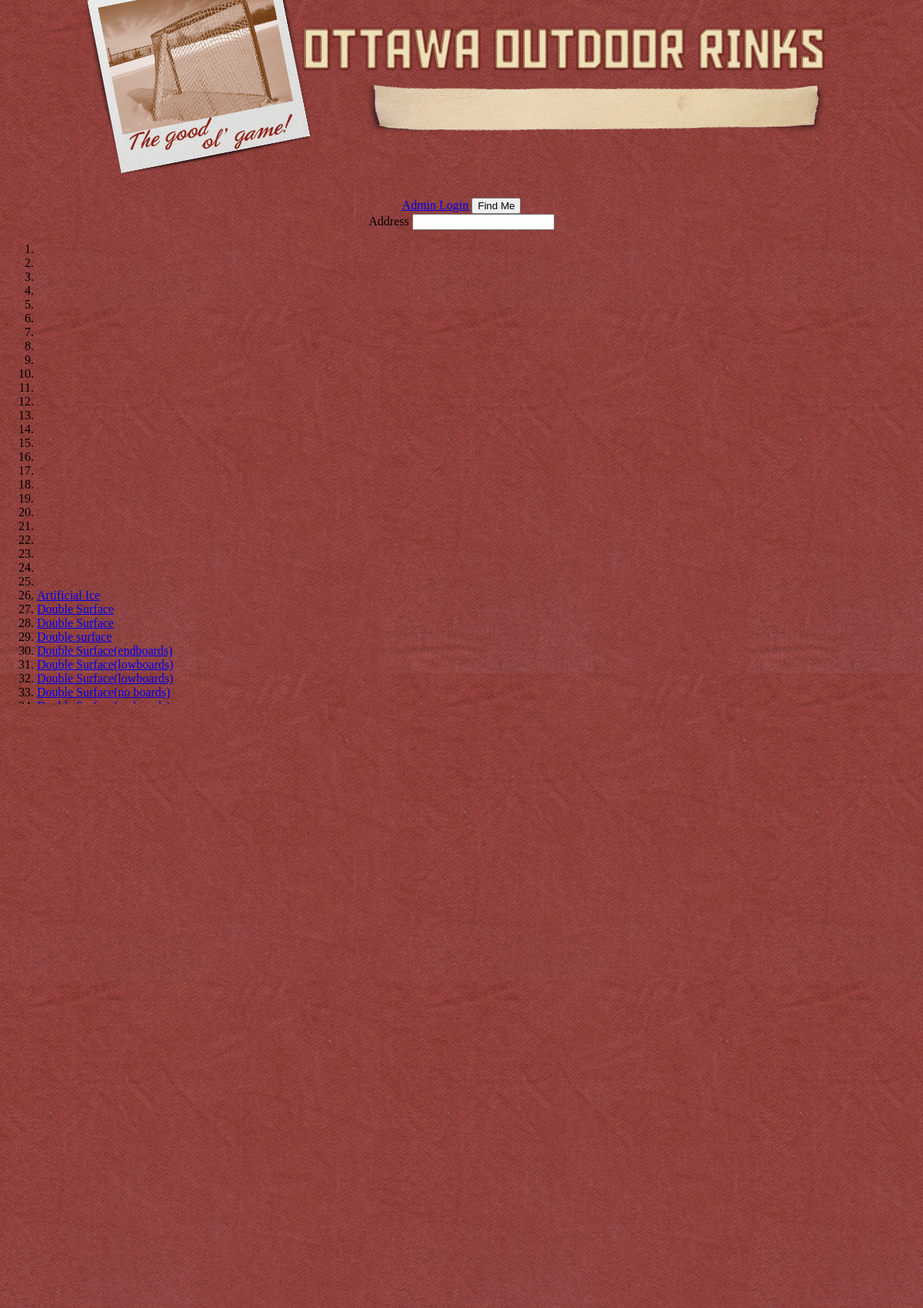
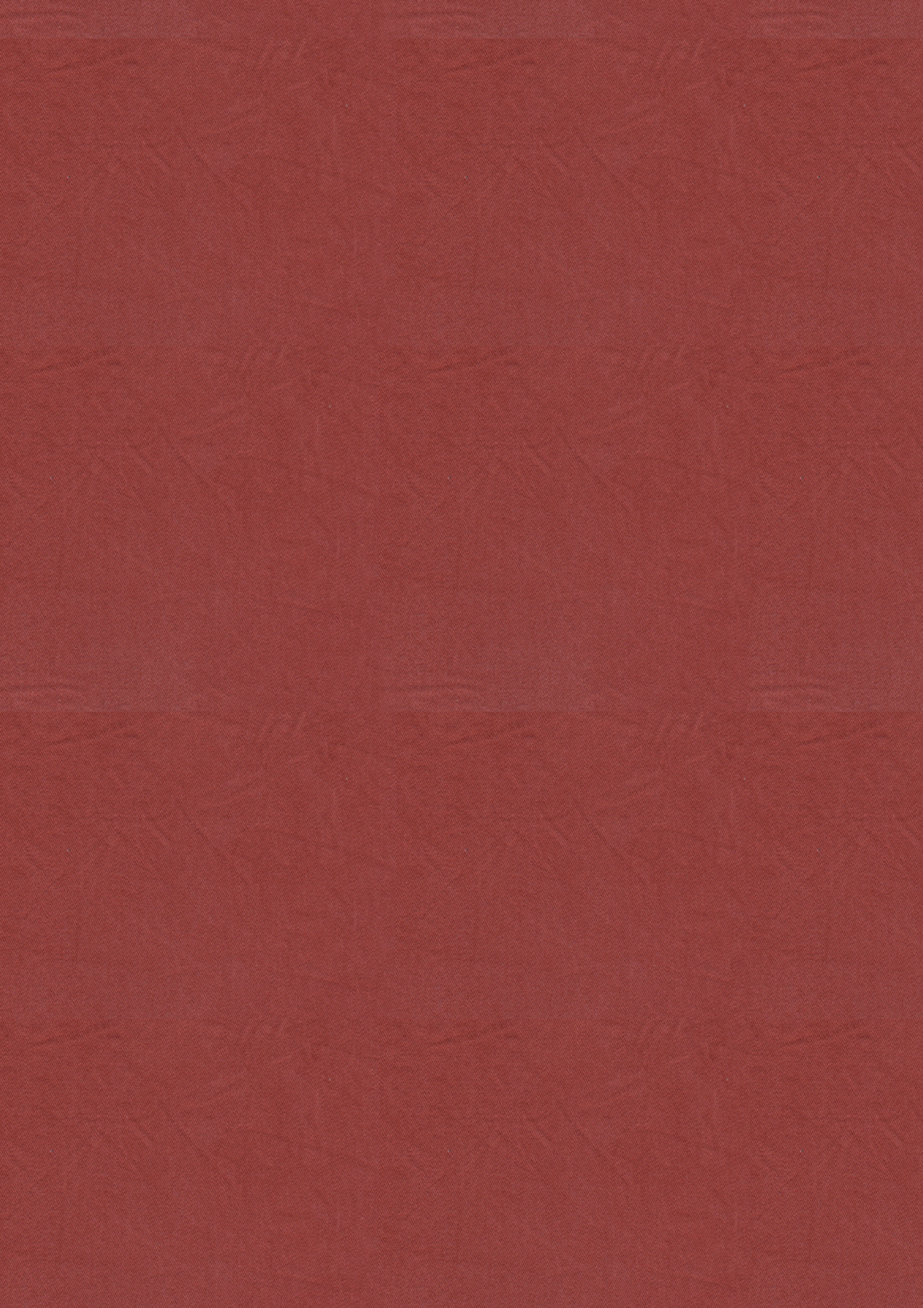
The page / (upper part) on the database its author committed (2 pictures, top to bottom).
### tables this page shows
CREATE TABLE IF NOT EXISTS `rinks` (
  `id` int(11) NOT NULL AUTO_INCREMENT,
  `rink_name` varchar(255) NOT NULL,
  `street_address` text NOT NULL,
  `longitude` double NOT NULL,
  `latitude` double NOT NULL,
  `rate_count` int(5) NOT NULL,
  `rate_total` int(5) NOT NULL,
  PRIMARY KEY (`id`)
);

### index.php (the view, shortened to what this page needs)
<?php
include 'includes/theme-top.php';
?>
<h1><img src="images/header.png" /></h1>
<a href="admin/sign-in.php">Admin Login</a>
<button id="geo">Find Me</button>
<form id="geo-form">
	<label for="adr">Address</label>
	<input id="adr">
</form>
<?php
require_once 'includes/db.php';
$results = $db->query('
	SELECT id, rink_name, longitude, latitude
	FROM rinks
	ORDER BY rink_name ASC
');
include 'includes/theme-top.php';
?>
	<ol class="rinks">
	<?php foreach ($results as $rink) : ?>
    	<li itemscope itemtype="http://schema.org/TouristAttraction" data-id="<?php echo $rink['id']; ?>">
		<a href="single.php?id=<?php echo $rink['id']; ?>" itemprop="name"><?php echo $rink['rink_name']; ?></a>
		</li>
	<?php endforeach; ?>
	</ol>
    <div id="map"></div>
<?php
include 'includes/theme-bottom.php';
?>

### includes/theme-top.php (shortened to what this page needs)
<!DOCTYPE HTML>
<html lang=en-ca>
<head>
    <?php if($_SERVER['HTTP_HOST'] == 'localhost') : ?>
	<link href="css/general.css" rel="stylesheet">
    <?php else : ?>
    <link href="css/general.css" rel="stylesheet">
    <?php endif; ?>
</head>
<body>

### includes/theme-bottom.php (shortened to what this page needs)
</body>
</html>

### css/general.css (style rules this page uses)
html { background-image: url(../images/background.jpg); }
body { text-align: center; }
#map { margin-top: 250px; bottom: 75px; position: absolute; right: 0; top: 0; width: 75%; }
h1 { padding:0; margin-top: -8px; }
.rinks { text-align: left; height: 600px; width: 500px; overflow: scroll; }
.rinks li { cursor: pointer; }

### rows shown on the page
rinks: rink_name "Artificial Ice"
rinks: rink_name "Double Surface"
rinks: rink_name "Double Surface"
rinks: rink_name "Double surface"
rinks: rink_name "Double Surface(endboards)"
rinks: rink_name "Double Surface(lowboards)"
rinks: rink_name "Double Surface(lowboards)"
rinks: rink_name "Double Surface(no boards)"
